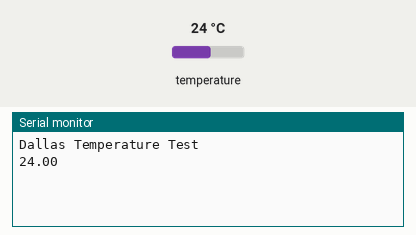
Bench run of a sketch on a simulated Arduino Uno, built with avr-gcc and run on an emulated ATmega328P. Parts: the last lines printed to the serial monitor. Inputs (shaded band) come from the test bench; at power-on: temperature 24 °C.

Above: at 1.5 s.
1.6 s: temperature set to 12 °C
At 2.0 s:
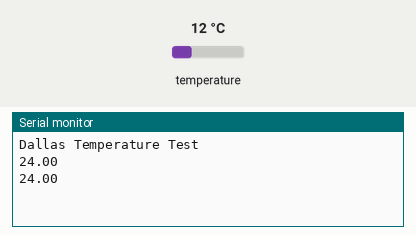
3.1 s: temperature set to 19 °C
At 3.7 s:
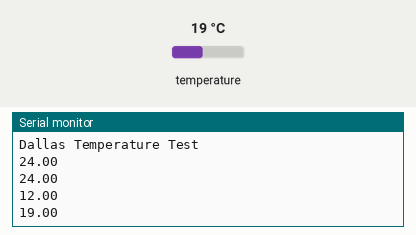
Timing chart, 0 to 6.1 s (numbered marks = the images above; inputs shaded):
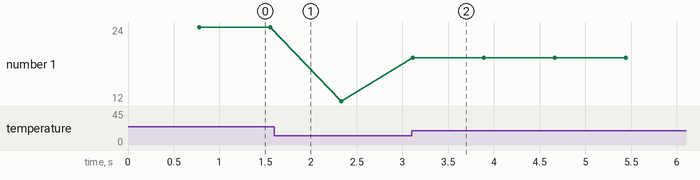

Measured:
- after the input at 3.1 s, the serial monitor: prints a new line at once (image 2)
- plotted number 1: 24 → 12 after the input at 1.6 s, 12 → 19 after the input at 3.1 s

The sketch:

ReadTemp.ino
```cpp
#include <OneWire.h>
#include <DallasTemperature.h>

#define ONE_WIRE_BUS 7

char temperatureF[6];

OneWire oneWire(ONE_WIRE_BUS);

DallasTemperature sensors(&oneWire);

float tempC = 0;
float tempF = 0;

void setup() {
  // put your setup code here, to run once:
  sensors.begin();
  Serial.begin(9600);
  Serial.println("Dallas Temperature Test");
}

void loop() {
  // put your main code here, to run repeatedly:

  sensors.requestTemperatures();

  Serial.println(sensors.getTempCByIndex(0));

  tempC = sensors.getTempCByIndex(0);
  tempF = sensors.toFahrenheit(tempC);

  convertToString(tempF);
  //convertToString(tempC);
}

void convertToString(float number)
{
  dtostrf(number, 3, 1, temperatureF);
}
```
